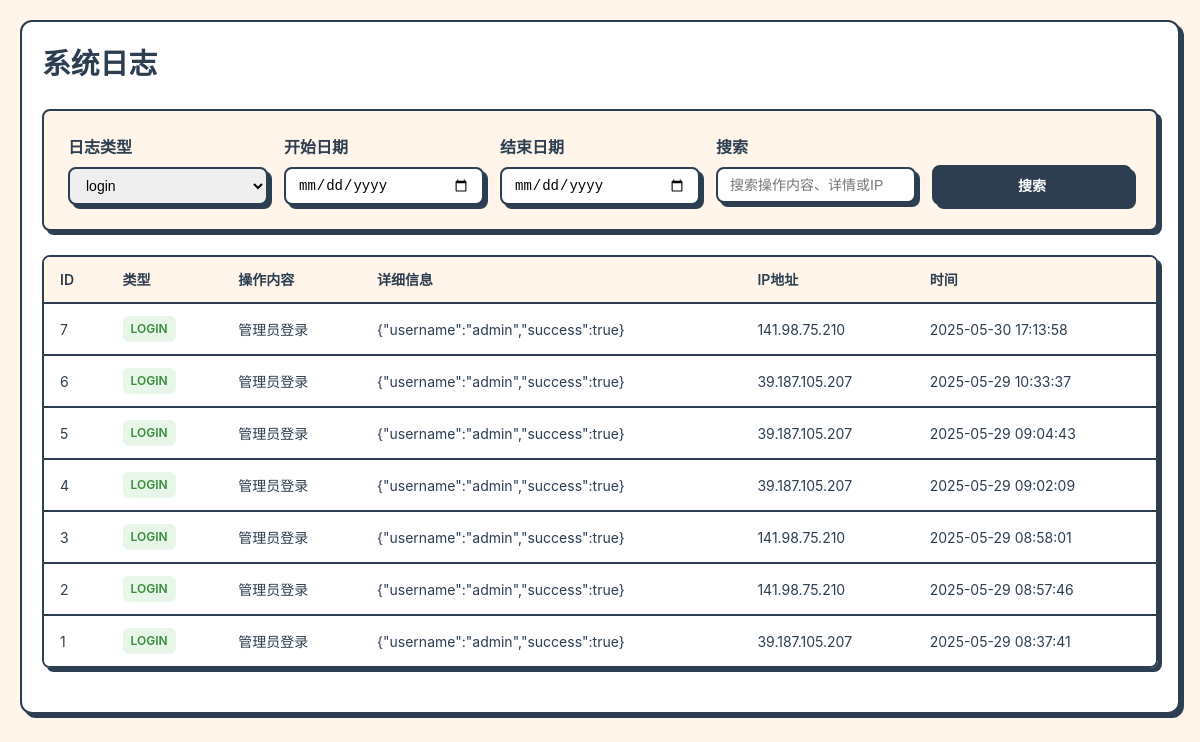
The app's page /admin/logs.php?type=login (signed in) with its own data.
### tables this page shows
CREATE TABLE `system_logs` (
  `id` int(11) NOT NULL,
  `type` varchar(50) NOT NULL COMMENT '日志类型',
  `action` varchar(255) NOT NULL COMMENT '操作内容',
  `details` text COMMENT '详细信息',
  `ip` varchar(50) DEFAULT NULL COMMENT '操作IP',
  `user_agent` varchar(255) DEFAULT NULL COMMENT '浏览器信息',
  `created_at` timestamp NOT NULL DEFAULT CURRENT_TIMESTAMP COMMENT '创建时间'
);

### admin/logs.php (the view, shortened to what this page needs)
<?php
require_once __DIR__ . '/../config/db.php';
$type = $_GET['type'] ?? '';
$start_date = $_GET['start_date'] ?? '';
$end_date = $_GET['end_date'] ?? '';
$search = $_GET['search'] ?? '';
$page = max(1, intval($_GET['page'] ?? 1));
$per_page = 20;
$where = [];
$params = [];
if ($type) {
    $where[] = "type = ?";
    $params[] = $type;
}
$where_clause = $where ? 'WHERE ' . implode(' AND ', $where) : '';
$offset = ($page - 1) * $per_page;
$stmt = $pdo->prepare("SELECT * FROM system_logs $where_clause ORDER BY created_at DESC LIMIT ?, ?");
$params[] = $offset;
$params[] = $per_page;
$stmt->execute($params);
$logs = $stmt->fetchAll(PDO::FETCH_ASSOC);
$stmt = $pdo->query("SELECT DISTINCT type FROM system_logs");
$log_types = $stmt->fetchAll(PDO::FETCH_COLUMN);
?>
<!DOCTYPE html>
<html lang="zh-CN">
<head>
</head>
<body>
    <div class="container">
        <h1>系统日志</h1>
        <form method="get" class="filters">
            <div class="filter-group">
                <label>日志类型</label>
                <select name="type" class="form-control">
                    <?php foreach ($log_types as $log_type): ?>
                        <option value="<?= htmlspecialchars($log_type) ?>" <?= $type === $log_type ? 'selected' : '' ?>>
                            <?= htmlspecialchars($log_type) ?>
                        </option>
                    <?php endforeach; ?>
                </select>
            </div>
            <div class="filter-group">
                <label>开始日期</label>
                <input type="date" name="start_date" value="<?= htmlspecialchars($start_date) ?>" class="form-control">
            </div>
            <div class="filter-group">
                <label>结束日期</label>
                <input type="date" name="end_date" value="<?= htmlspecialchars($end_date) ?>" class="form-control">
            </div>
            <div class="filter-group">
                <label>搜索</label>
                <input type="text" name="search" value="<?= htmlspecialchars($search) ?>" placeholder="搜索操作内容、详情或IP" class="form-control">
            </div>
            <div class="filter-group" style="justify-content: flex-end;">
                <button type="submit" class="btn btn-primary">
                    搜索
                </button>
            </div>
        </form>
        <div class="table-container">
            <table class="log-table">
                <thead>
                    <tr>
                        <th>ID</th>
                        <th>类型</th>
                        <th>操作内容</th>
                        <th>详细信息</th>
                        <th>IP地址</th>
                        <th>时间</th>
                    </tr>
                </thead>
                <tbody>
                    <?php if (empty($logs)): ?>
                        <tr>
                            <td colspan="6" style="text-align: center; padding: 2rem;">暂无日志记录</td>
                        </tr>
                    <?php else: ?>
                        <?php foreach ($logs as $log): ?>
                            <tr>
                                <td><?= $log['id'] ?></td>
                                <td>
                                    <span class="log-type log-type-<?= strtolower(htmlspecialchars($log['type'])) ?>">
                                        <?= htmlspecialchars($log['type']) ?>
                                    </span>
                                </td>
                                <td><?= htmlspecialchars($log['action']) ?></td>
                                <td><?= htmlspecialchars($log['details']) ?></td>
                                <td><?= htmlspecialchars($log['ip']) ?></td>
                                <td><?= date('Y-m-d H:i:s', strtotime($log['created_at'])) ?></td>
                            </tr>
                        <?php endforeach; ?>
                    <?php endif; ?>
                </tbody>
            </table>
        </div>
    </div>
</body>
</html>

### admin/logs.php (style rules this page uses)
:root { --primary-color: #2C3E50; --primary-dark: #1a2936; --success-color: #4ECDC4; --danger-color: #FF6B6B; --danger-dark: #ff3838; --secondary-color: #34495E; --light-color: #FFF5EA; --border-color: #2C3E50; --text-color: #2C3E50; --text-muted: #6c757d; }
* { box-sizing: border-box; margin: 0; padding: 0; }
body { font-family: -apple-system, BlinkMacSystemFont, 'Segoe UI', Roboto, 'Helvetica Neue', Arial, sans-serif; line-height: 1.5; color: var(--text-color); background-color: var(--light-color); padding: 20px; }
.container { max-width: 1200px; margin: 0 auto; padding: 20px; background: #fff; border: 2px solid var(--border-color); border-radius: 12px; box-shadow: 4px 4px 0 var(--border-color); }
h1 { margin-bottom: 1.5rem; color: var(--primary-color); font-size: 1.8rem; }
.filters { display: grid; grid-template-columns: repeat(auto-fit, minmax(200px, 1fr)); gap: 1rem; margin-bottom: 1.5rem; padding: 1.5rem; background: var(--light-color); border: 2px solid var(--border-color); border-radius: 8px; box-shadow: 4px 4px 0 var(--border-color); }
.filter-group { display: flex; flex-direction: column; gap: 0.5rem; }
.filter-group label { font-weight: 600; color: var(--text-color); }
.form-control { padding: 8px 12px; border: 2px solid var(--border-color); border-radius: 8px; font-size: 14px; transition: all 0.3s ease; box-shadow: 4px 4px 0 var(--border-color); }
.btn { display: inline-block; padding: 8px 16px; font-size: 14px; font-weight: 600; text-align: center; white-space: nowrap; vertical-align: middle; cursor: pointer; border: 2px solid var(--border-color); border-radius: 8px; transition: all 0.3s ease; background: var(--light-color); color: var(--text-color); box-shadow: 4px 4px 0 var(--border-color); }
.btn-primary { background-color: var(--primary-color); color: #fff; }
.table-container { margin: 1.5rem 0; border: 2px solid var(--border-color); border-radius: 8px; overflow: hidden; box-shadow: 4px 4px 0 var(--border-color); }
.log-table { width: 100%; border-collapse: collapse; background: #fff; }
.log-table th, .log-table td { padding: 12px 16px; border-bottom: 2px solid var(--border-color); font-size: 14px; }
.log-table th { background: var(--light-color); font-weight: 600; text-align: left; white-space: nowrap; }
.log-table tr:last-child td { border-bottom: none; }
.log-type { display: inline-block; padding: 4px 8px; border-radius: 6px; font-size: 12px; font-weight: 600; text-transform: uppercase; }
.log-type-login { background: #e8f5e9; color: #388e3c; }

### records on screen
system_logs: id "7", type "LOGIN", action "管理员登录", details "{\"username\":\"admin\",\"success\":true}", ip "141.98.75.210", created_at "2025-05-30 17:13:58"
system_logs: id "6", type "LOGIN", action "管理员登录", details "{\"username\":\"admin\",\"success\":true}", ip "39.187.105.207", created_at "2025-05-29 10:33:37"
system_logs: id "5", type "LOGIN", action "管理员登录", details "{\"username\":\"admin\",\"success\":true}", ip "39.187.105.207", created_at "2025-05-29 09:04:43"
system_logs: id "4", type "LOGIN", action "管理员登录", details "{\"username\":\"admin\",\"success\":true}", ip "39.187.105.207", created_at "2025-05-29 09:02:09"
system_logs: id "3", type "LOGIN", action "管理员登录", details "{\"username\":\"admin\",\"success\":true}", ip "141.98.75.210", created_at "2025-05-29 08:58:01"
system_logs: id "2", type "LOGIN", action "管理员登录", details "{\"username\":\"admin\",\"success\":true}", ip "141.98.75.210", created_at "2025-05-29 08:57:46"
system_logs: id "1", type "LOGIN", action "管理员登录", details "{\"username\":\"admin\",\"success\":true}", ip "39.187.105.207", created_at "2025-05-29 08:37:41"

### other values on screen
form field type "login"
